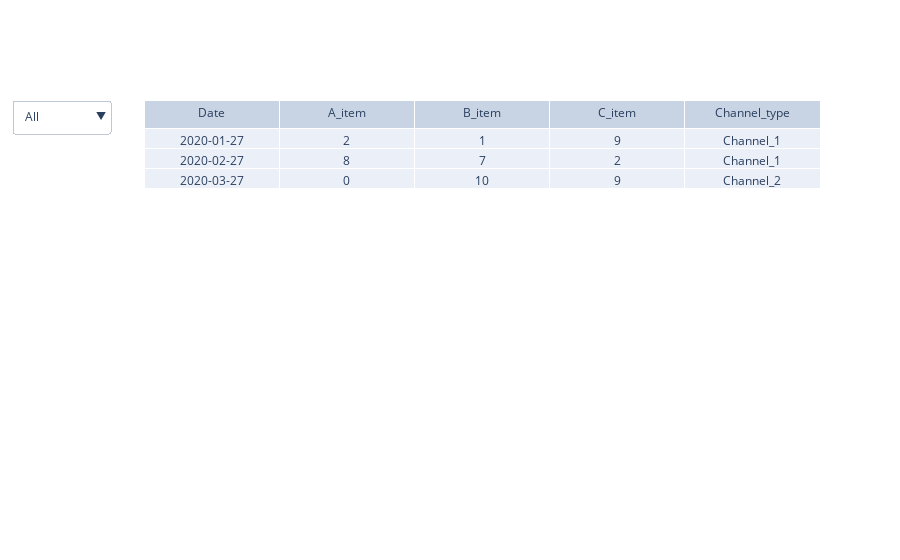

Source (notebook cell):
### Code cell
#Single Plotly filter code
import plotly.graph_objects as go

df = pd.DataFrame(
    {
        "Date": ["2020-01-27", "2020-02-27", "2020-03-27"],
        "A_item": [2, 8, 0],
        "B_item": [1, 7, 10],
        "C_item": [9, 2, 9],
        "Channel_type": ["Channel_1", "Channel_1", "Channel_2"],
    }
)

fig = go.Figure(go.Table(header={"values": df.columns}, cells={"values": df.T.values}))
fig.update_layout(
    updatemenus=[
        {
            "buttons": [
                {
                    "label": c,
                    "method": "update",
                    "args": [
                        {
                            "cells": {
                                "values": df.T.values
                                if c == "All"
                                else df.loc[df["Channel_type"].eq(c)].T.values
                            }
                        }
                    ],
                }
                for c in ["All"] + df["Channel_type"].unique().tolist()
            ]
        }
    ]
)

### Figure 1 — Plotly figure (JSON) as saved in the notebook; plotly's stock layout.template omitted (floating-point values rounded to 4 significant figures)
{"data": [{"cells": {"values": [["2020-01-27", "2020-02-27", "2020-03-27"], [2, 8, 0], [1, 7, 10], [9, 2, 9], ["Channel_1", "Channel_1", "Channel_2"]]}, "header": {"values": ["Date", "A_item", "B_item", "C_item", "Channel_type"]}, "type": "table"}], "layout": {"updatemenus": [{"buttons": [{"args": [{"cells": {"values": [["2020-01-27", "2020-02-27", "2020-03-27"], [2, 8, 0], [1, 7, 10], [9, 2, 9], ["Channel_1", "Channel_1", "Channel_2"]]}}], "label": "All", "method": "update"}, {"args": [{"cells": {"values": [["2020-01-27", "2020-02-27"], [2, 8], [1, 7], [9, 2], ["Channel_1", "Channel_1"]]}}], "label": "Channel_1", "method": "update"}, {"args": [{"cells": {"values": [["2020-03-27"], [0], [10], [9], ["Channel_2"]]}}], "label": "Channel_2", "method": "update"}]}]}}
